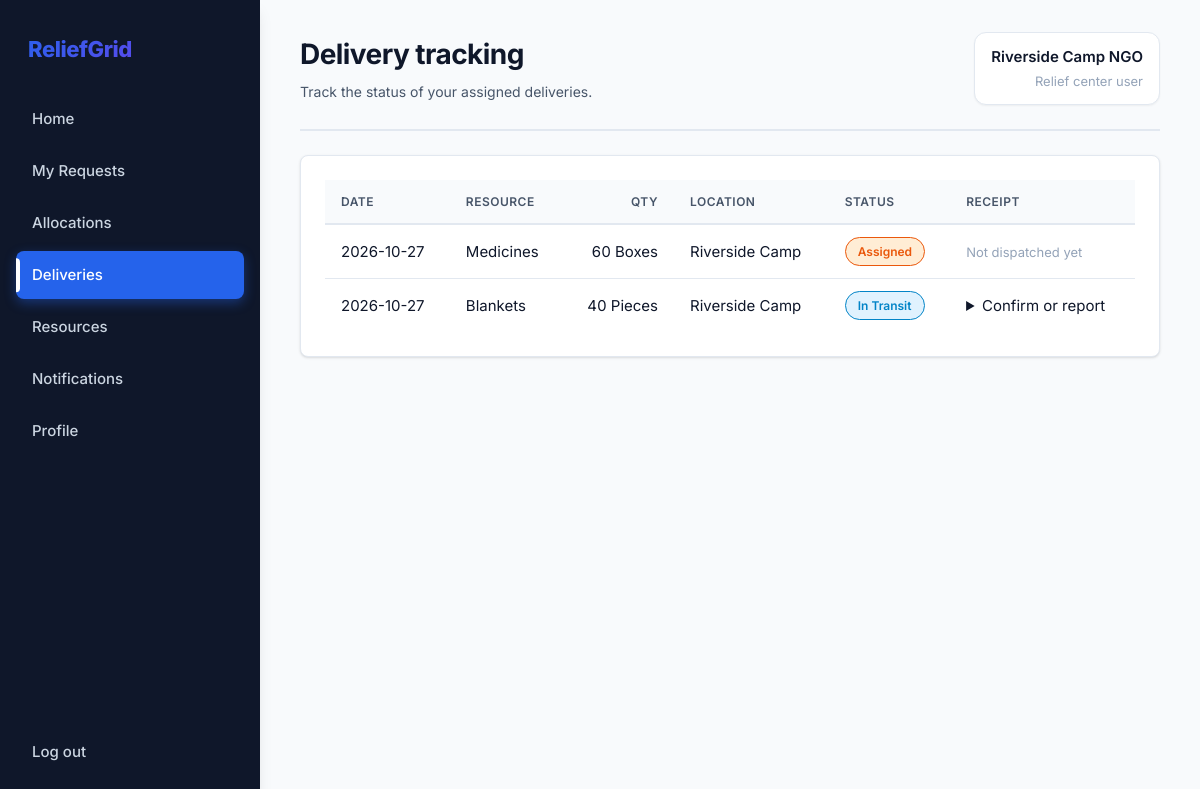
Page /my/deliveries (signed in) on the committed database.
### tables this page shows
CREATE TABLE deliveries (
    id INTEGER PRIMARY KEY, request_id INTEGER NOT NULL REFERENCES requests(id),
    quantity INTEGER NOT NULL, origin TEXT NOT NULL DEFAULT 'Main Depot',
    status TEXT NOT NULL DEFAULT 'Assigned', confirmed INTEGER NOT NULL DEFAULT 0,
    issue TEXT, created_at TEXT DEFAULT CURRENT_TIMESTAMP
);

CREATE TABLE resources (
    id INTEGER PRIMARY KEY, name TEXT UNIQUE NOT NULL, unit TEXT NOT NULL,
    quantity INTEGER NOT NULL DEFAULT 0 CHECK (quantity >= 0),
    low_threshold INTEGER NOT NULL DEFAULT 0, updated_at TEXT DEFAULT CURRENT_TIMESTAMP
);

CREATE TABLE locations (
    id INTEGER PRIMARY KEY, disaster_id INTEGER REFERENCES disasters(id),
    name TEXT NOT NULL, type TEXT NOT NULL, severity TEXT NOT NULL,
    people_affected INTEGER NOT NULL DEFAULT 0, status TEXT NOT NULL DEFAULT 'Active',
    lat REAL, lng REAL
);

### app.py (the view)
@app.route("/my/deliveries")
@login_required("relief")
@ngo_approved_required()
def my_deliveries():
    rows = q("""SELECT d.*, rs.name AS resource_name, rs.unit, l.name AS location_name FROM deliveries d
                JOIN requests q ON q.id=d.request_id JOIN resources rs ON rs.id=q.resource_id
                JOIN locations l ON l.id=q.location_id WHERE q.user_id=? ORDER BY d.id DESC""", session["user_id"])
    return render_template("my_deliveries.html", rows=rows)

### app.py (called while the page is built)
def db():
    return database.get_db()

def q(sql, *args, one=False):
    rows = db().execute(sql, args).fetchall()
    return (rows[0] if rows else None) if one else rows

def login_required(role=None):
    def deco(f):
        @functools.wraps(f)
        def wrapper(*a, **kw):
            if "user_id" not in session:
                return redirect(url_for("login"))
            if role and session["role"] != role:
                flash("You don't have access to that page.", "error")
                return redirect(url_for("home_redirect"))
            return f(*a, **kw)
        return wrapper
    return deco

def ngo_approved_required():
    def deco(f):
        @functools.wraps(f)
        def wrapper(*a, **kw):
            if session.get("role") == "relief":
                user = q("SELECT ngo_registration_id FROM users WHERE id=?", session["user_id"], one=True)
                if user and user["ngo_registration_id"]:
                    ngo = q("SELECT status FROM ngo_registrations WHERE id=?", user["ngo_registration_id"], one=True)
                    if not ngo or ngo["status"] != "APPROVED":
                        flash("Your NGO application must be approved before accessing this page.", "error")
                        return redirect(url_for("home_redirect"))
            return f(*a, **kw)
        return wrapper
    return deco

@app.context_processor
def inject_nav():
    if "user_id" not in session:
        return {}
    admin = session["role"] == "admin"
    unread = q("SELECT COUNT(*) c FROM notifications WHERE is_read=0 AND " + ("user_id IS NULL" if admin else "user_id=?"),
               *([] if admin else [session["user_id"]]), one=True)["c"]
    ngo_pending = q("SELECT COUNT(*) c FROM ngo_registrations WHERE status='PENDING'", one=True)["c"] if admin else 0
    return {"nav": ADMIN_NAV if admin else USER_NAV, "unread": unread, "ngo_pending": ngo_pending}

### db.py (called while the page is built)
def get_db():
    if "db" not in g:
        g.db = sqlite3.connect(DB_PATH)
        g.db.row_factory = sqlite3.Row
        g.db.execute("PRAGMA foreign_keys = ON")
    return g.db

### templates/my_deliveries.html (shortened to what this page needs)
{% extends "base.html" %}{% from "_macros.html" import pill %}
{% block heading %}Delivery tracking{% endblock %}{% block sub %}Track the status of your assigned deliveries.{% endblock %}
{% block content %}<div class="card wrap"><table><tr><th>Date</th><th>Resource</th><th class="num">Qty</th><th>Location</th><th>Status</th><th>Receipt</th></tr>
{% for d in rows %}<tr><td>{{ d.created_at[:10] }}</td><td>{{ d.resource_name }}</td><td class="num">{{ d.quantity }} {{ d.unit }}</td><td>{{ d.location_name }}</td><td>{{ pill(d.status) }}</td>
<td>{% if d.status == 'Assigned' %}<span class="muted small-text">Not dispatched yet</span>
{% else %}{% if d.issue %}<span class="neg small-text">Reported: {{ d.issue }}</span>{% elif d.confirmed %}<span class="small-text">Receipt confirmed</span>{% endif %}
{% if not d.confirmed %}<details><summary>Confirm or report</summary><form method="post" action="{{ url_for('delivery_feedback', did=d.id, action='confirm') }}" style="margin:6px 0"><button class="small">Confirm receipt</button></form>
</details>{% endif %}{% endif %}</td></tr>
{% else %}<tr><td colspan="6" class="muted">No deliveries yet. They appear once your requests are allocated.</td></tr>{% endfor %}</table></div>{% endblock %}

### templates/_macros.html (shortened to what this page needs)
{% macro pill(text) %}<span class="pill {{ text|lower|replace(' ','-') }}">{{ text }}</span>{% endmacro %}

### static/style.css (style rules this page uses)
:root { --primary: #2563eb; --primary-hover: #1d4ed8; --primary-light: #dbeafe; --navy: #0f172a; --navy-light: #1e293b; --slate: #334155; --slate-light: #64748b; --bg-app: #f8fafc; --bg-card: #ffffff; --bg-sidebar: #0f172a; --border: #e2e8f0; --border-dark: #cbd5e1; --text-primary: #0f172a; --text-secondary: #475569; --text-muted: #94a3b8; --red: #dc2626; --red-light: #fee2e2; --orange: #ea580c; --orange-light: #ffedd5; --green: #16a34a; --green-light: #dcfce7; --blue: #0284c7; --blue-light: #e0f2fe; --purple: #9333ea; --purple-light: #f3e8ff; --yellow: #ca8a04; --yellow-light: #fef9c3; --shadow-sm: 0 1px 2px 0 rgba(0, 0, 0, 0.05); --shadow: 0 1px 3px 0 rgba(0, 0, 0, 0.1), 0 1px 2px -1px rgba(0, 0, 0, 0.1); --shadow-md: 0 4px 6px -1px rgba(0, 0, 0, 0.1), 0 2px 4px -2px rgba(0, 0, 0, 0.1); --shadow-lg: 0 10px 15px -3px rgba(0, 0, 0, 0.1), 0 4px 6px -4px rgba(0, 0, 0, 0.1); --radius-sm: 6px; --radius: 8px; --radius-lg: 12px; --radius-xl: 16px; --space-xs: 4px; --space-sm: 8px; --space: 12px; --space-md: 16px; --space-lg: 24px; --space-xl: 32px; }
* { box-sizing: border-box; }
body { margin: 0; font-family: 'Inter', -apple-system, BlinkMacSystemFont, "Segoe UI", Roboto, sans-serif; font-size: 15px; line-height: 1.6; background: var(--bg-app); color: var(--text-primary); -webkit-font-smoothing: antialiased; -moz-osx-font-smoothing: grayscale; }
.card { background: var(--bg-card); border: 1px solid var(--border); border-radius: var(--radius-lg); padding: var(--space-lg); margin-bottom: var(--space-md); box-shadow: var(--shadow); transition: all 0.3s ease; }
table { width: 100%; border-collapse: separate; border-spacing: 0; }
th, td { text-align: left; padding: var(--space) var(--space-md); vertical-align: middle; }
th { color: var(--text-secondary); font-weight: 600; font-size: 12px; text-transform: uppercase; letter-spacing: 0.5px; background: var(--bg-app); border-bottom: 2px solid var(--border); position: sticky; top: 0; z-index: 1; }
td { border-bottom: 1px solid var(--border); }
tr:last-child td { border-bottom: none; }
.wrap { overflow-x: auto; border-radius: var(--radius); }
.num { text-align: right; font-variant-numeric: tabular-nums; }
.pill { border-radius: 16px; padding: 4px 12px; font-size: 12px; font-weight: 600; white-space: nowrap; display: inline-flex; align-items: center; background: var(--bg-app); color: var(--text-secondary); border: 1px solid var(--border); }
.high, .partially-approved, .assigned, .stabilizing { background: var(--orange-light); color: var(--orange); border-color: var(--orange); }
.medium, .in-transit, .in-progress { background: var(--blue-light); color: var(--blue); border-color: var(--blue); }
.muted { color: var(--text-muted); }
.small-text { font-size: 13px; }

### rows in the picture
deliveries: created_at "2026-10-27", resource_name "Medicines", quantity "60", unit "Boxes", location_name "Riverside Camp", status "Assigned", shows "Not dispatched yet"
deliveries: created_at "2026-10-27", resource_name "Blankets", quantity "40", unit "Pieces", location_name "Riverside Camp", status "In Transit"

### other values in the picture
{{ label }} "Home" "My Requests" "Allocations" "Deliveries" "Resources" "Notifications" "Profile"
{{ session.name }} "Riverside Camp NGO"
{{ 'Admin' if session.role == 'admin' else 'Relief center user' }} "Relief center user"
